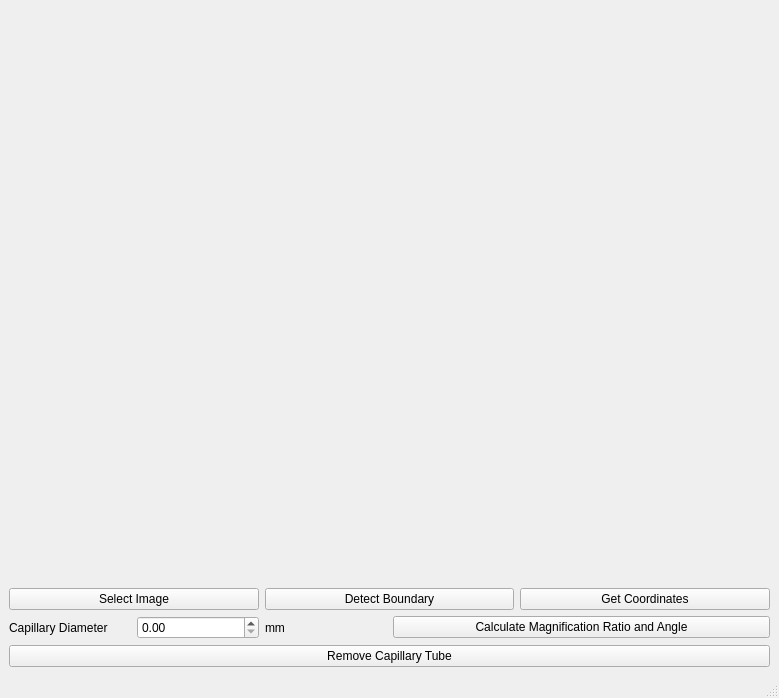
<?xml version="1.0" encoding="UTF-8"?>
<ui version="4.0">
 <class>MainWindow</class>
 <widget class="QMainWindow" name="MainWindow">
  <property name="geometry">
   <rect>
    <x>0</x>
    <y>0</y>
    <width>779</width>
    <height>698</height>
   </rect>
  </property>
  <property name="windowTitle">
   <string>MainWindow</string>
  </property>
  <widget class="QWidget" name="centralwidget">
   <layout class="QGridLayout" name="gridLayout_4">
    <item row="0" column="0">
     <widget class="MatplotlibWidget" name="mplwidget"/>
    </item>
    <item row="3" column="0">
     <layout class="QGridLayout" name="gridLayout_3">
      <item row="0" column="2">
       <widget class="QPushButton" name="calculateMRButton">
        <property name="text">
         <string>Calculate Magnification Ratio and Angle</string>
        </property>
       </widget>
      </item>
      <item row="0" column="0">
       <layout class="QGridLayout" name="gridLayout">
        <item row="0" column="1">
         <widget class="QDoubleSpinBox" name="diameterSpinBox"/>
        </item>
        <item row="0" column="0">
         <widget class="QLabel" name="capillaryDiameterLabel">
          <property name="text">
           <string>Capillary Diameter</string>
          </property>
         </widget>
        </item>
        <item row="0" column="2">
         <widget class="QLabel" name="lengthUnitLabel">
          <property name="text">
           <string>mm</string>
          </property>
         </widget>
        </item>
       </layout>
      </item>
     </layout>
    </item>
    <item row="2" column="0">
     <layout class="QGridLayout" name="gridLayout_2">
      <item row="0" column="0">
       <widget class="QPushButton" name="selectImageButton">
        <property name="text">
         <string>Select Image</string>
        </property>
       </widget>
      </item>
      <item row="0" column="1">
       <widget class="QPushButton" name="detectBoundaryButton">
        <property name="text">
         <string>Detect Boundary</string>
        </property>
       </widget>
      </item>
      <item row="0" column="2">
       <widget class="QPushButton" name="getCoordButton">
        <property name="text">
         <string>Get Coordinates</string>
        </property>
       </widget>
      </item>
     </layout>
    </item>
    <item row="4" column="0">
     <widget class="QPushButton" name="removeTubeButton">
      <property name="text">
       <string>Remove Capillary Tube</string>
      </property>
     </widget>
    </item>
   </layout>
  </widget>
  <widget class="QMenuBar" name="menubar">
   <property name="geometry">
    <rect>
     <x>0</x>
     <y>0</y>
     <width>779</width>
     <height>31</height>
    </rect>
   </property>
  </widget>
  <widget class="QStatusBar" name="statusbar"/>
 </widget>
 <customwidgets>
  <customwidget>
   <class>MatplotlibWidget</class>
   <extends>QWidget</extends>
   <header>matplotlibwidget</header>
  </customwidget>
 </customwidgets>
 <resources/>
 <connections/>
</ui>
